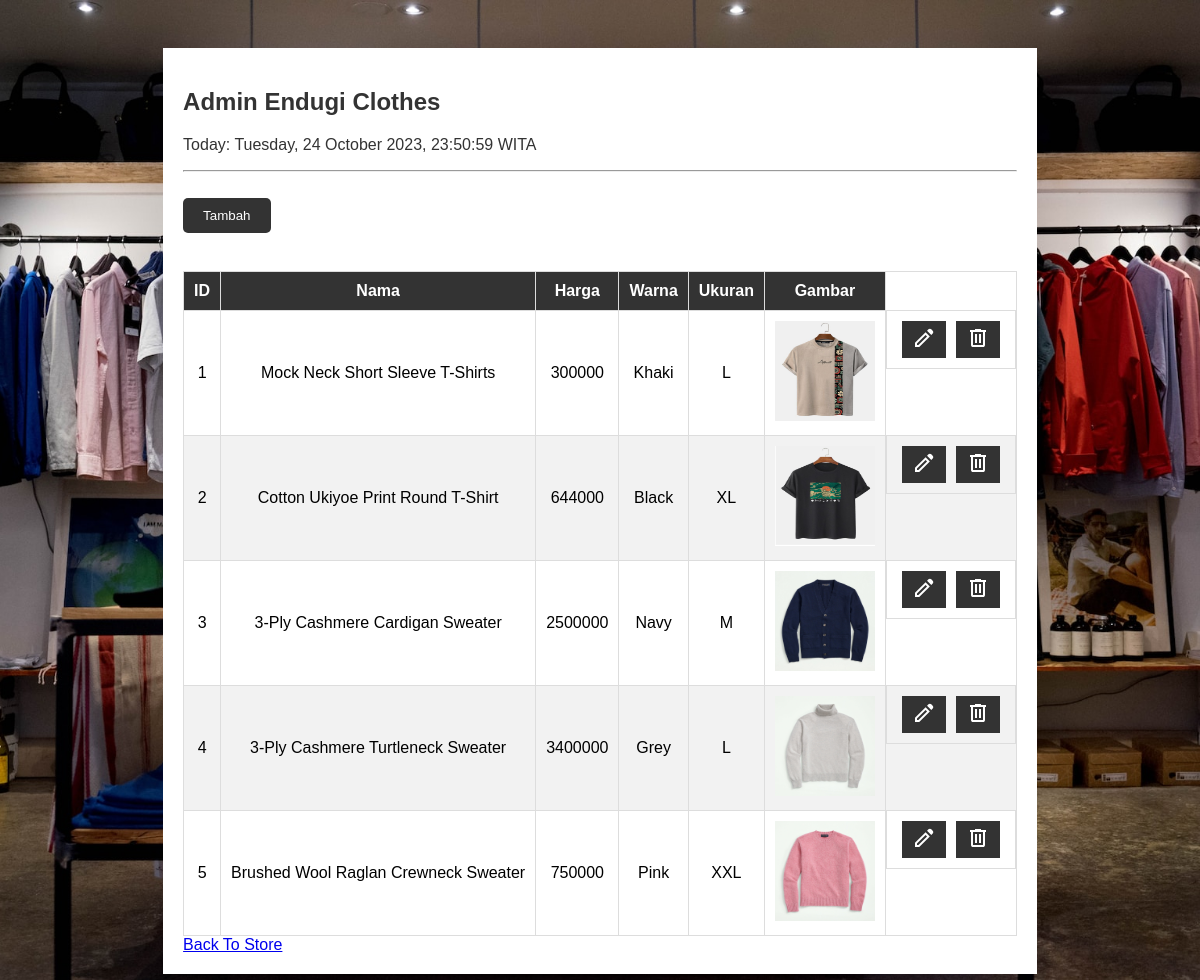
Page /dashboard.php on the committed database.
### tables this page shows
CREATE TABLE `data_baju` (
  `id` int(10) NOT NULL,
  `nama` varchar(50) NOT NULL,
  `harga` int(20) NOT NULL,
  `warna` varchar(10) NOT NULL,
  `ukuran` varchar(10) NOT NULL,
  `gambar` varchar(100) NOT NULL
);

### dashboard.php (the view, shortened to what this page needs)
<?php
require 'koneksi.php';
$result = mysqli_query($conn, "SELECT * FROM data_baju");
$data_baju = [];
while ($row = mysqli_fetch_assoc($result)){
    $data_baju[] = $row;
}
?>
<!DOCTYPE html>
<html lang="en">
<head>
</head>
<body>
    <div class="dashboard">
        <main class="dash-container">
            <section class="dash-main">
                <h1>Admin Endugi Clothes</h1>
                <p>Today: <?php echo date("l, d F Y, H:i:s T"); ?></p>
                <hr><br>
                <div class="leading-btn">
                    <a href = "tambah.php"><button class="add-btn">Tambah</button></a>
                </div><br>
                <table>
                    <thead>
                        <tr>
                            <th>ID</th>
                            <th>Nama</th>
                            <th>Harga</th>
                            <th>Warna</th>
                            <th>Ukuran</th>
                            <th>Gambar</th>
                        </tr>
                    </thead>
                    <tbody>
                        <?php $i = 1; foreach($data_baju as $data_baju) :?>
                        <tr>
                            <td><?php echo $i?></td>
                            <td><?php echo $data_baju["nama"] ?></td>
                            <td><?php echo $data_baju["harga"] ?></td>
                            <td><?php echo $data_baju["warna"] ?></td>
                            <td><?php echo $data_baju["ukuran"] ?></td>
                            <td> <img src="img/assets/<?= $data_baju['gambar']?>" alt="ini gambar" width="100px" height="100px"></td>
                            <td class="action">
                                <a href="edit.php?id=<?php echo $data_baju["id"] ?>"><button class="edit-btn"><svg xmlns="http://www.w3.org/2000/svg" height="24" viewBox="0 -960 960 960" width="24" fill="white"><path d="M200-200h56l345-345-56-56-345 345v56Zm572-403L602-771l56-56q23-23 56.5-23t56.5 23l56 56q23 23 24 55.5T829-660l-57 57Zm-58 59L290-120H120v-170l424-424 170 170Zm-141-29-28-28 56 56-28-28Z"/></svg></button></a>
                                <a href="hapus.php?id=<?php echo $data_baju["id"] ?>"><button name="hapus" class="delete-btn"><svg xmlns="http://www.w3.org/2000/svg" height="24" viewBox="0 -960 960 960" width="24" fill="white"><path d="M280-120q-33 0-56.5-23.5T200-200v-520h-40v-80h200v-40h240v40h200v80h-40v520q0 33-23.5 56.5T680-120H280Zm400-600H280v520h400v-520ZM360-280h80v-360h-80v360Zm160 0h80v-360h-80v360ZM280-720v520-520Z"/></svg></button></a>
                            </td>
                        </tr>
                        <?php $i++; endforeach;?>
                    </tbody>
                </table>
                <a class="link" href="index.html">Back To Store</a><br/>
            </section>
        </main>
    </div>
</body>
</html>

### dashboard.php (style rules this page uses)
body { font-family: Arial, sans-serif; display: flex; justify-content: center; align-items: center; min-height: 100vh; background-image: url("./header-bg.jpg"); background-repeat: no-repeat; background-size: cover; background-position: center; position: relative; }
.dashboard { display: flex; }
.dash-container { flex: 1; padding: 20px; }
h1, p { color: #333; }
.dash-main { background-color: #fff; padding: 20px; border-radius:5px box-shadow: 0 2px 4px rgba(0, 0, 0, 0.1); }
.leading-btn { display: flex; align-items: center; margin-bottom: 20px; }
.add-btn, .history-btn { padding: 10px 20px; background-color: #333; color: #fff; border: none; gap: 0.5em; border-radius: 5px; cursor: pointer; transition: background-color 0.3s; }
table { width: 100%; border-collapse: collapse; }
table, th, td { border: 1px solid #ddd; }
th, td { padding: 10px; text-align: center; }
thead { background-color: #333; color: #fff; }
tr:nth-child(even) { background-color: #f2f2f2; }
.action { display: flex; justify-content: center; }
.edit-btn, .delete-btn { padding: 5px 10px; margin: 0 5px; cursor: pointer; background-color: #333; color: #fff; border: none; }

### rows in the picture
data_baju: nama "Mock Neck Short Sleeve T-Shirts", harga "300000", warna "Khaki", ukuran "L", gambar (picture)
data_baju: nama "Cotton Ukiyoe Print Round T-Shirt", harga "644000", warna "Black", ukuran "XL", gambar (picture)
data_baju: nama "3-Ply Cashmere Cardigan Sweater", harga "2500000", warna "Navy", ukuran "M", gambar (picture)
data_baju: nama "3-Ply Cashmere Turtleneck Sweater", harga "3400000", warna "Grey", ukuran "L", gambar (picture)
data_baju: nama "Brushed Wool Raglan Crewneck Sweater", harga "750000", warna "Pink", ukuran "XXL", gambar (picture)
